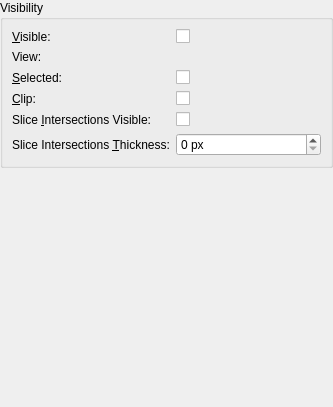
<?xml version="1.0" encoding="UTF-8"?>
<ui version="4.0">
 <class>qMRMLDisplayNodeWidget</class>
 <widget class="QWidget" name="qMRMLDisplayNodeWidget">
  <property name="geometry">
   <rect>
    <x>0</x>
    <y>0</y>
    <width>333</width>
    <height>407</height>
   </rect>
  </property>
  <property name="windowTitle">
   <string>Display Node</string>
  </property>
  <layout class="QFormLayout" name="formLayout">
   <property name="margin">
    <number>0</number>
   </property>
   <item row="0" column="0" colspan="2">
    <widget class="ctkCollapsibleGroupBox" name="CollapsibleGroupBox">
     <property name="title">
      <string>Visibility</string>
     </property>
     <layout class="QFormLayout" name="formLayout_2">
      <item row="0" column="0">
       <widget class="QLabel" name="VisibilityLabel">
        <property name="text">
         <string>&amp;Visible:</string>
        </property>
        <property name="buddy">
         <cstring>VisibilityCheckBox</cstring>
        </property>
       </widget>
      </item>
      <item row="0" column="1">
       <widget class="QCheckBox" name="VisibilityCheckBox">
        <property name="text">
         <string/>
        </property>
       </widget>
      </item>
      <item row="2" column="0">
       <widget class="QLabel" name="SelectedLabel">
        <property name="text">
         <string>&amp;Selected:</string>
        </property>
        <property name="buddy">
         <cstring>SelectedCheckBox</cstring>
        </property>
       </widget>
      </item>
      <item row="2" column="1">
       <widget class="QCheckBox" name="SelectedCheckBox">
        <property name="text">
         <string/>
        </property>
       </widget>
      </item>
      <item row="3" column="0">
       <widget class="QLabel" name="ClippingLabel">
        <property name="text">
         <string>&amp;Clip:</string>
        </property>
        <property name="buddy">
         <cstring>ClippingCheckBox</cstring>
        </property>
       </widget>
      </item>
      <item row="3" column="1">
       <widget class="QCheckBox" name="ClippingCheckBox">
        <property name="text">
         <string/>
        </property>
       </widget>
      </item>
      <item row="4" column="0">
       <widget class="QLabel" name="SliceIntersectionVisibilityLabel">
        <property name="text">
         <string>Slice &amp;Intersections Visible:</string>
        </property>
        <property name="buddy">
         <cstring>SliceIntersectionVisibilityCheckBox</cstring>
        </property>
       </widget>
      </item>
      <item row="4" column="1">
       <widget class="QCheckBox" name="SliceIntersectionVisibilityCheckBox">
        <property name="text">
         <string/>
        </property>
       </widget>
      </item>
      <item row="5" column="0">
       <widget class="QLabel" name="SliceIntersectionThicknessLabel">
        <property name="text">
         <string>Slice Intersections &amp;Thickness:</string>
        </property>
        <property name="buddy">
         <cstring>SliceIntersectionThicknessSpinBox</cstring>
        </property>
       </widget>
      </item>
      <item row="5" column="1">
       <widget class="QSpinBox" name="SliceIntersectionThicknessSpinBox">
        <property name="suffix">
         <string> px</string>
        </property>
        <property name="minimum">
         <number>0</number>
        </property>
        <property name="maximum">
         <number>10</number>
        </property>
        <property name="singleStep">
         <number>1</number>
        </property>
       </widget>
      </item>
      <item row="1" column="1">
       <widget class="qMRMLDisplayNodeViewComboBox" name="DisplayNodeViewComboBox">
        <property name="toolTip">
         <string>Select views in which to show this node. All unchecked shows in all 3D and 2D views.</string>
        </property>
       </widget>
      </item>
      <item row="1" column="0">
       <widget class="QLabel" name="DisplayNodeViewLabel">
        <property name="text">
         <string>View:</string>
        </property>
       </widget>
      </item>
     </layout>
    </widget>
   </item>
   <item row="1" column="0" colspan="2">
    <widget class="ctkVTKPropertyWidget" name="PropertyWidget"/>
   </item>
  </layout>
 </widget>
 <customwidgets>
  <customwidget>
   <class>qMRMLCheckableNodeComboBox</class>
   <extends>qMRMLNodeComboBox</extends>
   <header>qMRMLCheckableNodeComboBox.h</header>
  </customwidget>
  <customwidget>
   <class>qMRMLDisplayNodeViewComboBox</class>
   <extends>qMRMLCheckableNodeComboBox</extends>
   <header>qMRMLDisplayNodeViewComboBox.h</header>
  </customwidget>
  <customwidget>
   <class>qMRMLNodeComboBox</class>
   <extends>QWidget</extends>
   <header>qMRMLNodeComboBox.h</header>
  </customwidget>
  <customwidget>
   <class>ctkVTKPropertyWidget</class>
   <extends>QWidget</extends>
   <header>ctkVTKPropertyWidget.h</header>
  </customwidget>
  <customwidget>
   <class>ctkCollapsibleGroupBox</class>
   <extends>QGroupBox</extends>
   <header>ctkCollapsibleGroupBox.h</header>
   <container>1</container>
  </customwidget>
 </customwidgets>
 <resources/>
 <connections/>
</ui>
